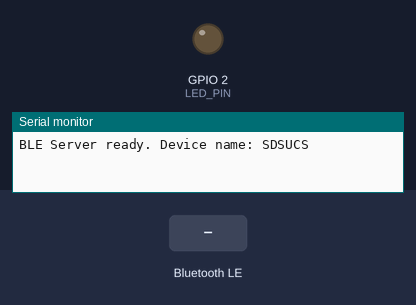
Simulated run of this program. Board: ESP32. On the bench: output pins drawn as LEDs (lit = HIGH), the last lines printed to the serial monitor. The test bench sets the inputs (shaded band). Nothing arrives over Bluetooth unless stated; a phone connects over Bluetooth LE 3 s after start.

Above: at 1.2 s.
1.3 s: Bluetooth LE write "ON" received
At 2.5 s:
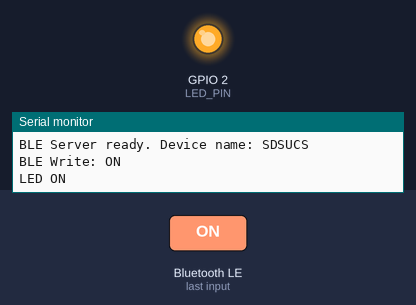
2.8 s: Bluetooth LE write "OFF" received
At 3.7 s:
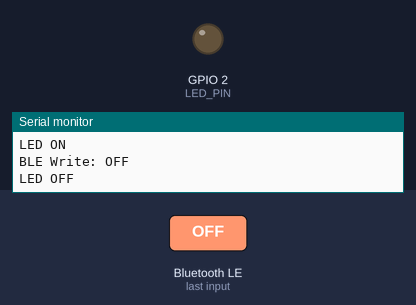
Timing chart, 0 to 5.8 s (numbered marks = the images above; inputs shaded):
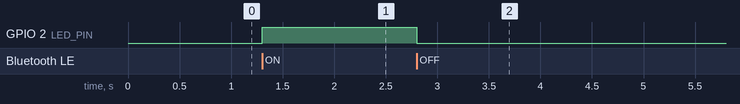

Measured:
- after the input at 1.3 s, GPIO 2 (LED_PIN): LOW → HIGH at once
- after the input at 2.8 s, GPIO 2 (LED_PIN): HIGH → LOW at once

The program:

main.cpp
```cpp
#include <Arduino.h>
#include <NimBLEDevice.h>

#define LED_PIN 2

#define SERVICE_UUID        "4fafc201-1fb5-459e-8fcc-c5c9c331914b"
#define CHARACTERISTIC_UUID "beb5483e-36e1-4688-b7f5-ea07361b26a8"

class LEDCallback : public NimBLECharacteristicCallbacks {
  void onWrite(NimBLECharacteristic* pCharacteristic) override {
    std::string value = pCharacteristic->getValue();
    Serial.print("BLE Write: ");
    Serial.println(value.c_str());

    if (value == "ON") {
      digitalWrite(LED_PIN, HIGH);
      Serial.println("LED ON");
    } else if (value == "OFF") {
      digitalWrite(LED_PIN, LOW);
      Serial.println("LED OFF");
    }
  }
};

void setup() {
  Serial.begin(115200);
  pinMode(LED_PIN, OUTPUT);
  digitalWrite(LED_PIN, LOW);

  NimBLEDevice::init("SDSUCS");
  NimBLEServer *pServer = NimBLEDevice::createServer();
  NimBLEService *pService = pServer->createService(SERVICE_UUID);

  NimBLECharacteristic *pCharacteristic = pService->createCharacteristic(
    CHARACTERISTIC_UUID,
    NIMBLE_PROPERTY::READ | NIMBLE_PROPERTY::WRITE
  );

  pCharacteristic->setValue("LED Control");
  pCharacteristic->setCallbacks(new LEDCallback());

  pService->start();
  NimBLEAdvertising *pAdvertising = NimBLEDevice::getAdvertising();
  pAdvertising->addServiceUUID(SERVICE_UUID);
  pAdvertising->start();

  Serial.println("BLE Server ready. Device name: SDSUCS");
}

void loop() {
  delay(1000);
}
```
